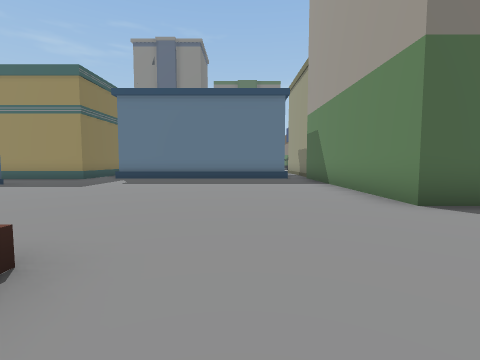
View 1 (above)

24 first-person views from a walk through a scene from a Unity 3-D project. The camera is 1.3 m above the floor, tilts 4° down and sees 85° across. The floor is counted in squares, 2 m on a side. Each view is taken from the middle of a square. On the plan, view 1 faces up. The plan holds only what a view shows up to about 9 squares ahead; the rest is blank. The place goes on beyond the plan. The player is left out.

View 2
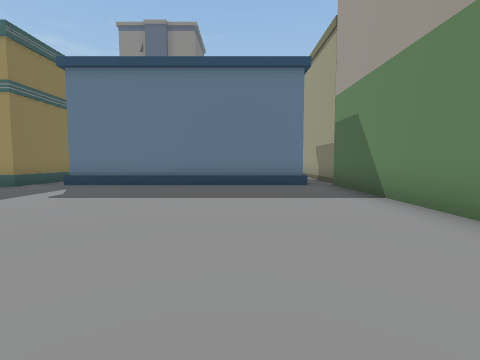

View 3
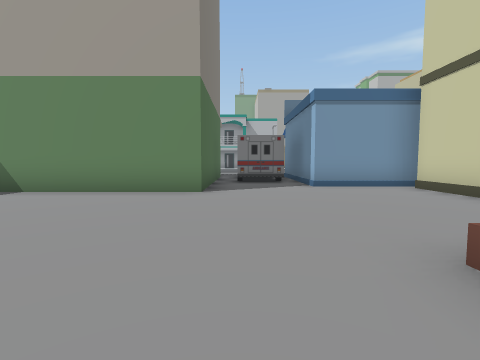

View 4
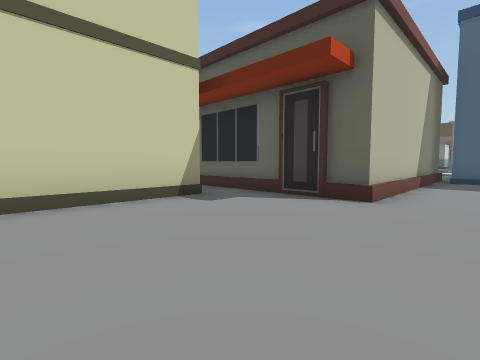

View 5
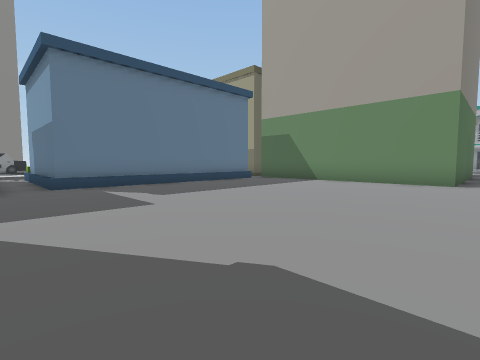

View 6
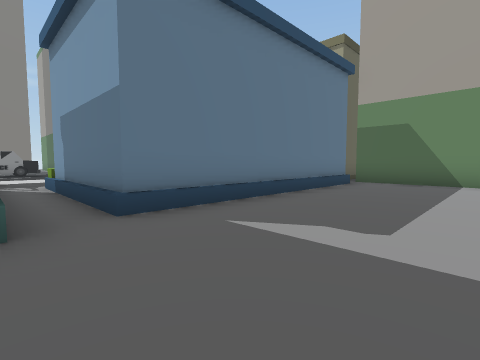

View 7
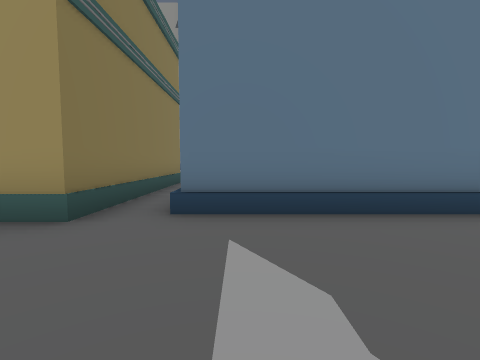

View 8
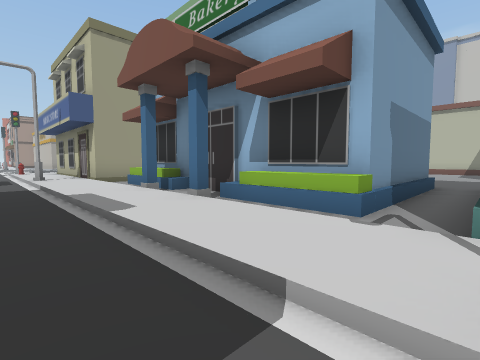

View 9
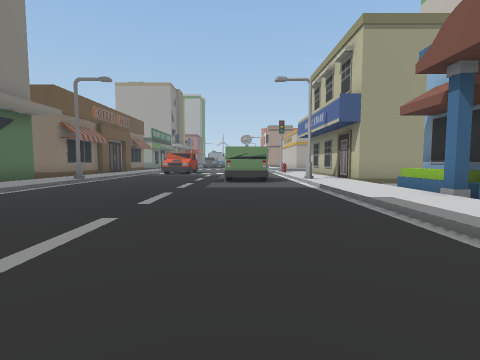

View 10
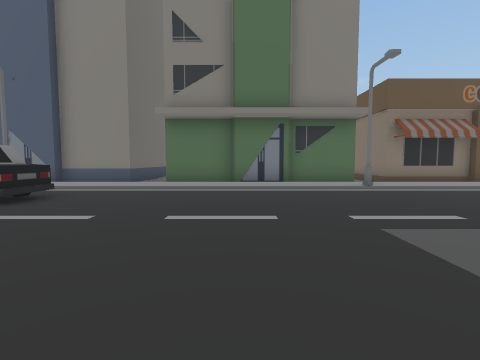

View 11
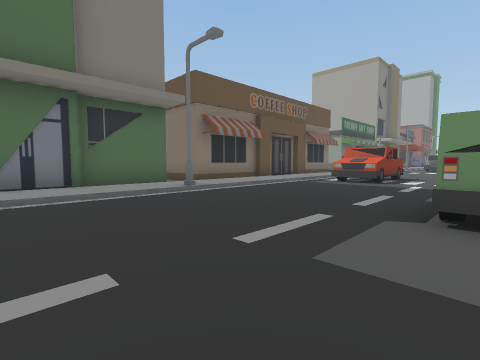

View 12
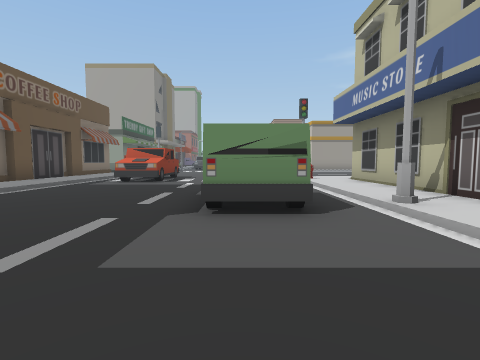

View 13
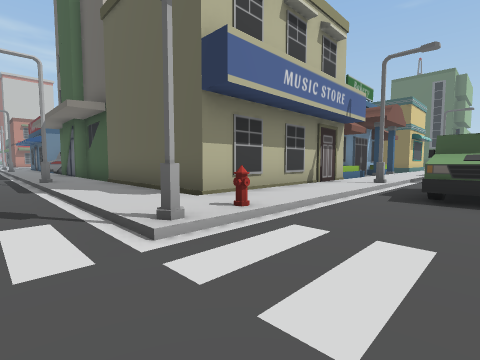

View 14
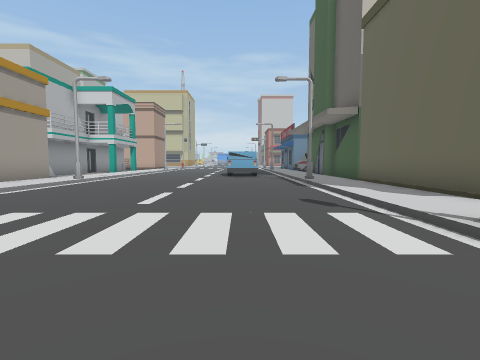

View 15
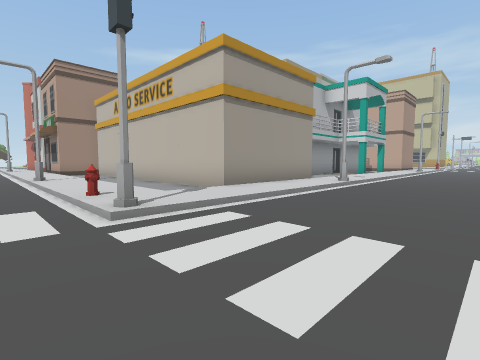

View 16
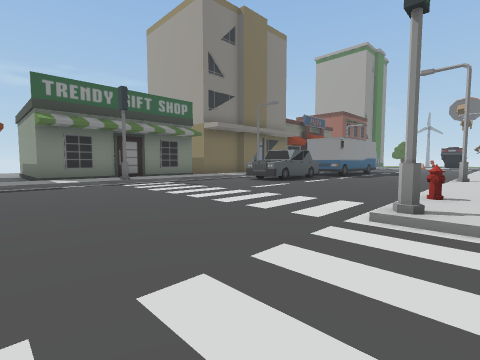

View 17
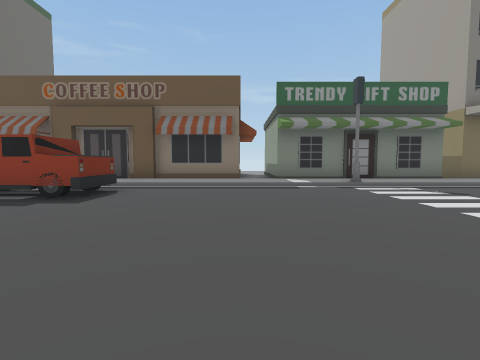

View 18
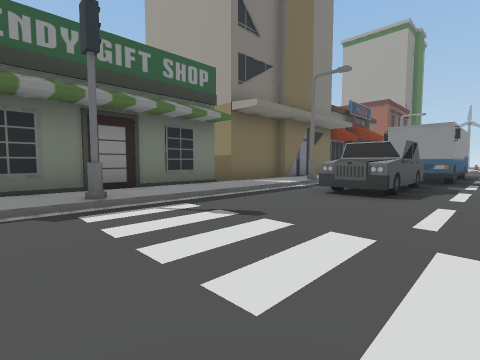

View 19
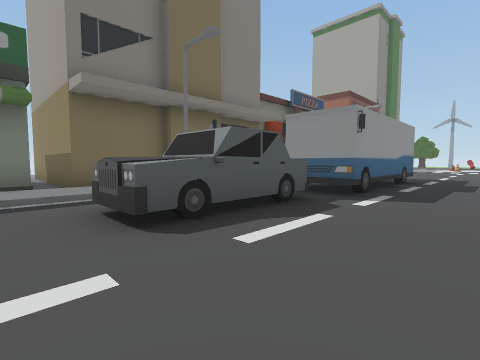

View 20
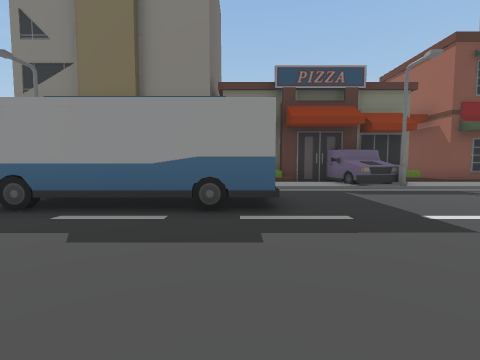

View 21
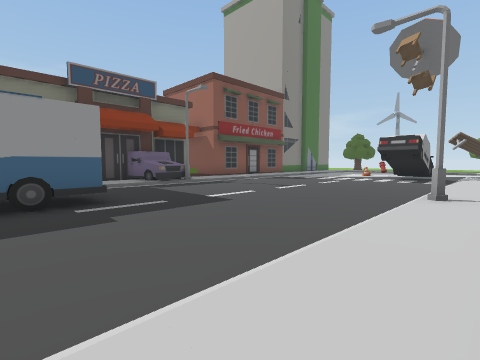

View 22
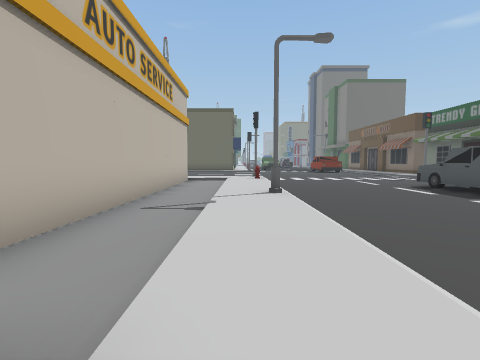

View 23
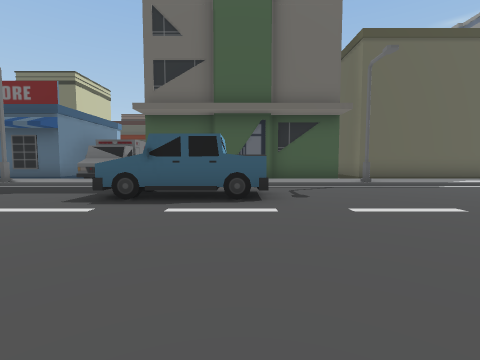

View 24
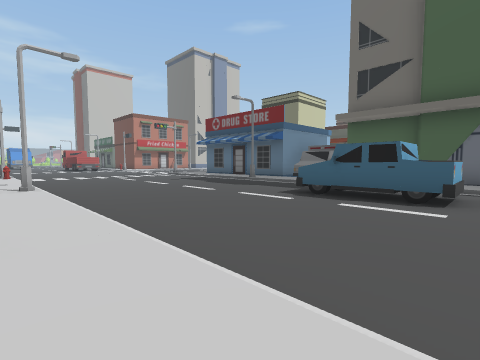

### Floor plan
Key: @ floor where view 1 was taken; # wall or solid block; . main floor; : floor 0.25 m higher than the main floor; / step, stairs or slope; B building; S streetlight; C car; T truck; H hydrant; U bus; O other object.
Columns run from 6 left of view 1 to 37 right of it. Each row starts with its distance up from view 1.
 28                             B
 27            #         .#     B
 26 BBB BBBBBBB##########.######BBBBBBBBBBBBB ##
 25 ::::::::::::::::::::::::::::::      ::OO:/:
 24 S/////////S////////////#/////S      ///S//
 23 C.............TTTT..........C       ......
 22 CCC...........TTTT.........CCCCU    .....
 21   .............................UUUUU......
 20   .........................................
 19  ........OOOO...............................
 18 ..........OOO...............................
 17  /////////S////H/......#/H///S//////////S///
 16 :///::///:::::::/....../::::::::::::::::::::
 15 #///.. //######:/....../:..........
 14 #/BBBBBBB#    #:/....../:BBBBBBBBB
 13 #/B      #    #:/....../:B
 12 #/B      #    #:/....../:B
 11 #/BBBBBBB#    #:/....../:B
 10 #////////B    B:S......S:B
  9 .........B    B:/....../
  8 .........B    B:/....../:
  7 .........B    B:/TT..../:
  6 .........B    B   T..../:
  5 .........B    B  TT..../:
  4 .........BBBB B  ....../:
  3 ...........OO O /....../:
  2 ...........OO O:/....../:
  1 BBBBB.....#####:/. ..../:
  0     B.@...#   #:S   ...S:
 -1     B.....#   #      ../:
 -2     B.BBBB#           ./

Positions as (right, up) in squares from view 1, and headings:
1: (0, 0), facing up
2: (0, 3), facing up
3: (-3, 3), facing right
4: (3, 3), facing down-left
5: (-6, 3), facing up-right
6: (-6, 7), facing up-right
7: (-4, 7), facing up
8: (-6, 18), facing down-right
9: (-5, 19), facing right
10: (0, 17), facing up
11: (0, 19), facing up-right
12: (0, 19), facing right
13: (11, 19), facing down-left
14: (12, 19), facing down
15: (14, 18), facing down-right
16: (14, 16), facing up-right
17: (14, 17), facing up
18: (16, 20), facing up-right
19: (20, 19), facing up-right
20: (29, 17), facing up
21: (28, 16), facing up-right
22: (29, 16), facing left
23: (17, 7), facing left
24: (18, 8), facing down-left
